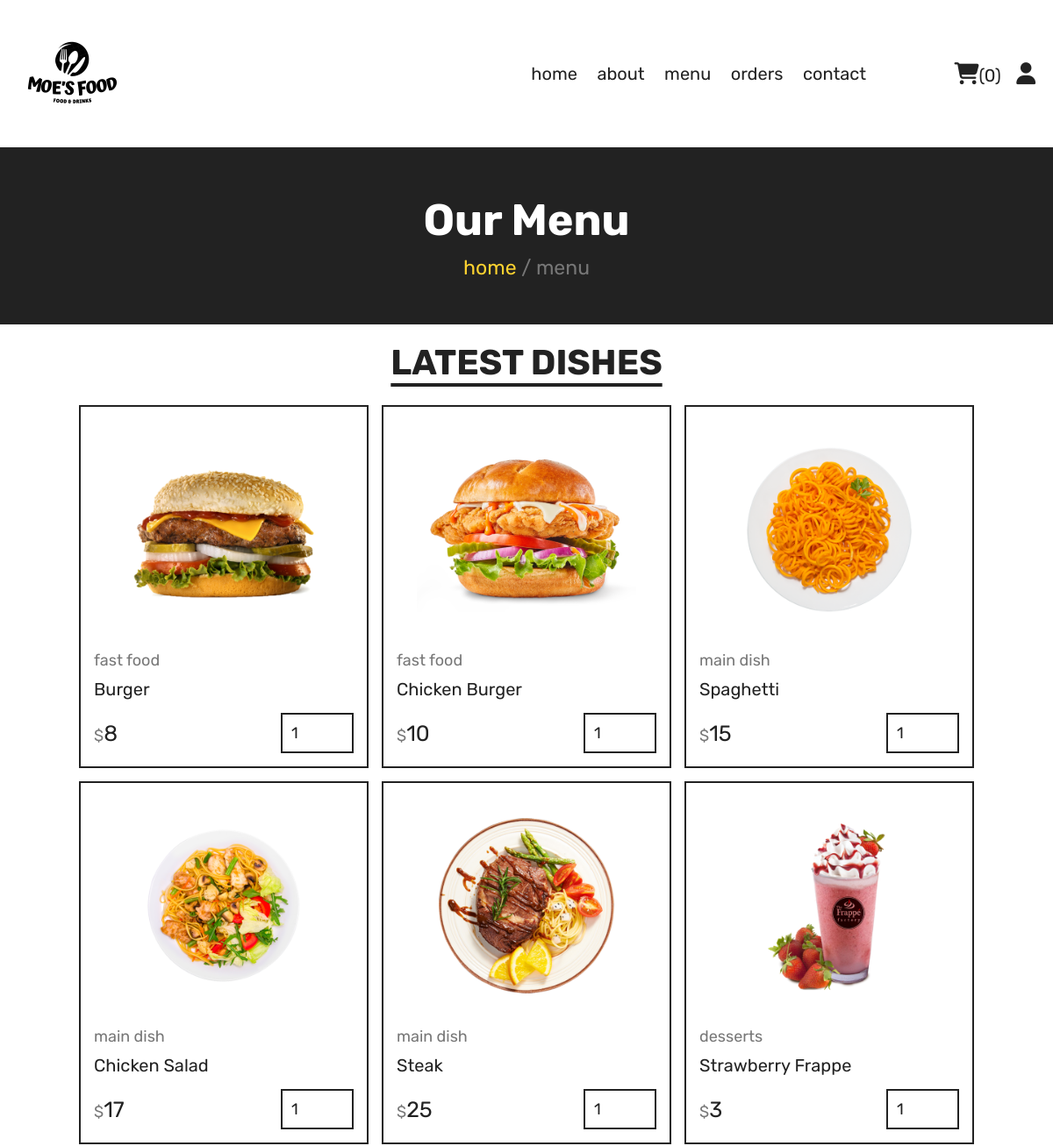
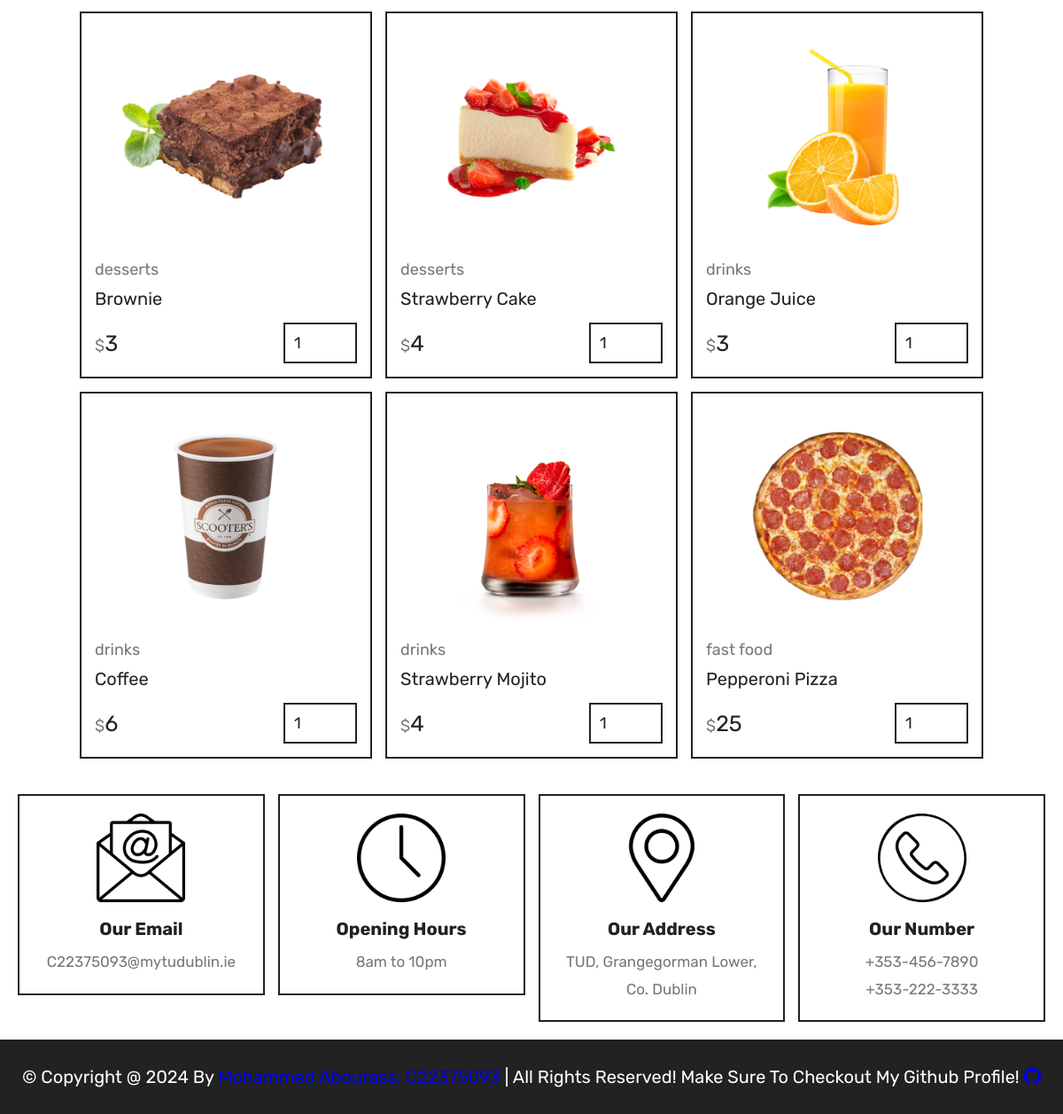
Page /menu.php on the committed database (2 pictures, top to bottom).
### tables this page shows
CREATE TABLE `products` (
  `id` int(100) NOT NULL,
  `name` varchar(100) NOT NULL,
  `category` varchar(100) NOT NULL,
  `price` int(10) NOT NULL,
  `image` varchar(100) NOT NULL
);

### menu.php (the view, shortened to what this page needs)
<?php
include 'components/connect.php';
?>
<!DOCTYPE html>
<html lang="en">
<head>
   <link rel="stylesheet" href="https://cdnjs.cloudflare.com/ajax/libs/font-awesome/6.1.1/css/all.min.css">
   <link rel="stylesheet" href="css/style.css">
</head>
<body>
<?php include 'components/user_header.php'; ?>
<div class="heading">
   <h3>our menu</h3>
   <p><a href="home.php">home</a> <span> / menu</span></p>
</div>
<section class="products">
   <h1 class="title">latest dishes</h1>
   <div class="box-container">
      <?php
         $select_products = $conn->prepare("SELECT * FROM `products`");
         $select_products->execute();
         if($select_products->rowCount() > 0){
            while($fetch_products = $select_products->fetch(PDO::FETCH_ASSOC)){
      ?>
      <form action="" method="post" class="box">
         <img src="uploaded_img/<?= $fetch_products['image']; ?>" alt="">
         <a href="category.php?category=<?= $fetch_products['category']; ?>" class="cat"><?= $fetch_products['category']; ?></a>
         <div class="name"><?= $fetch_products['name']; ?></div>
         <div class="flex">
            <div class="price"><span>$</span><?= $fetch_products['price']; ?></div>
            <input type="number" name="qty" class="qty" min="1" max="99" value="1" maxlength="2">
         </div>
      </form>
      <?php
            }
         }else{
            echo '<p class="empty">no products added yet!</p>';
         }
      ?>
   </div>
</section>
<?php include 'components/footer.php'; ?>
</body>
</html>

### css/style.css (style rules this page uses)
:root { --yellow:#fed330; --red:#e74c3c; --white:#fff; --black:#222; --light-color:#777; --border:.2rem solid var(--black); }
* { font-family: 'Rubik', sans-serif; margin:0; padding:0; box-sizing: border-box; outline: none; border: none; text-decoration: none; }
html { font-size: 62.5%; overflow-x: hidden; scroll-behavior: smooth; stop-opacity: 7rem; }
section { margin:0 auto; max-width: 1200px; padding:2rem; }
.title { text-align: center; margin-bottom: 2.5rem; font-size: 4rem; color:var(--black); text-transform: uppercase; text-decoration: underline; text-underline-offset: 1rem; }
.heading { display: flex; align-items: center; justify-content: center; gap:1rem; flex-flow: column; background-color: var(--black); min-height: 20rem; }
.heading h3 { font-size: 5rem; color:var(--white); text-transform: capitalize; }
.heading p { font-size: 2.3rem; color:var(--light-color); }
.heading p a { color:var(--yellow); }
.products .box-container { display: grid; grid-template-columns: repeat(auto-fit, 33rem); justify-content: center; align-items: flex-start; gap:1.5rem; }
.products .box-container .box { border:var(--border); padding:1.5rem; position: relative; overflow: hidden; }
.products .box-container .box img { height: 25rem; width: 100%; object-fit: contain; margin-bottom: 1rem; }
.products .box-container .box .cat { font-size: 1.8rem; color:var(--light-color); }
.products .box-container .box .name { font-size: 2rem; color:var(--black); margin:1rem 0; }
.products .box-container .box .flex { display: flex; align-items: center; gap:1rem; margin-top: 1.5rem; }
.products .box-container .box .flex .price { margin-right: auto; font-size: 2.5rem; color:var(--black); }
.products .box-container .box .flex .price span { color:var(--light-color); font-size: 1.8rem; }
.products .box-container .box .flex .qty { padding:1rem; border:var(--border); font-size: 1.8rem; color:var(--black); }

### rows in the picture
products: image (picture), category "fast food", name "Burger", price "8"
products: image (picture), category "fast food", name "Chicken Burger", price "10"
products: image (picture), category "main dish", name "Spaghetti", price "15"
products: image (picture), category "main dish", name "Chicken Salad", price "17"
products: image (picture), category "main dish", name "Steak", price "25"
products: image (picture), category "desserts", name "Strawberry Frappe", price "3"
products: image (picture), category "desserts", name "Brownie", price "3"
products: image (picture), category "desserts", name "Strawberry Cake", price "4"
products: image (picture), category "drinks", name "Orange Juice", price "3"
products: image (picture), category "drinks", name "Coffee", price "6"
products: image (picture), category "drinks", name "Strawberry Mojito", price "4"
products: image (picture), category "fast food", name "Pepperoni Pizza", price "25"

### other values in the picture
$total_cart_items "0"
